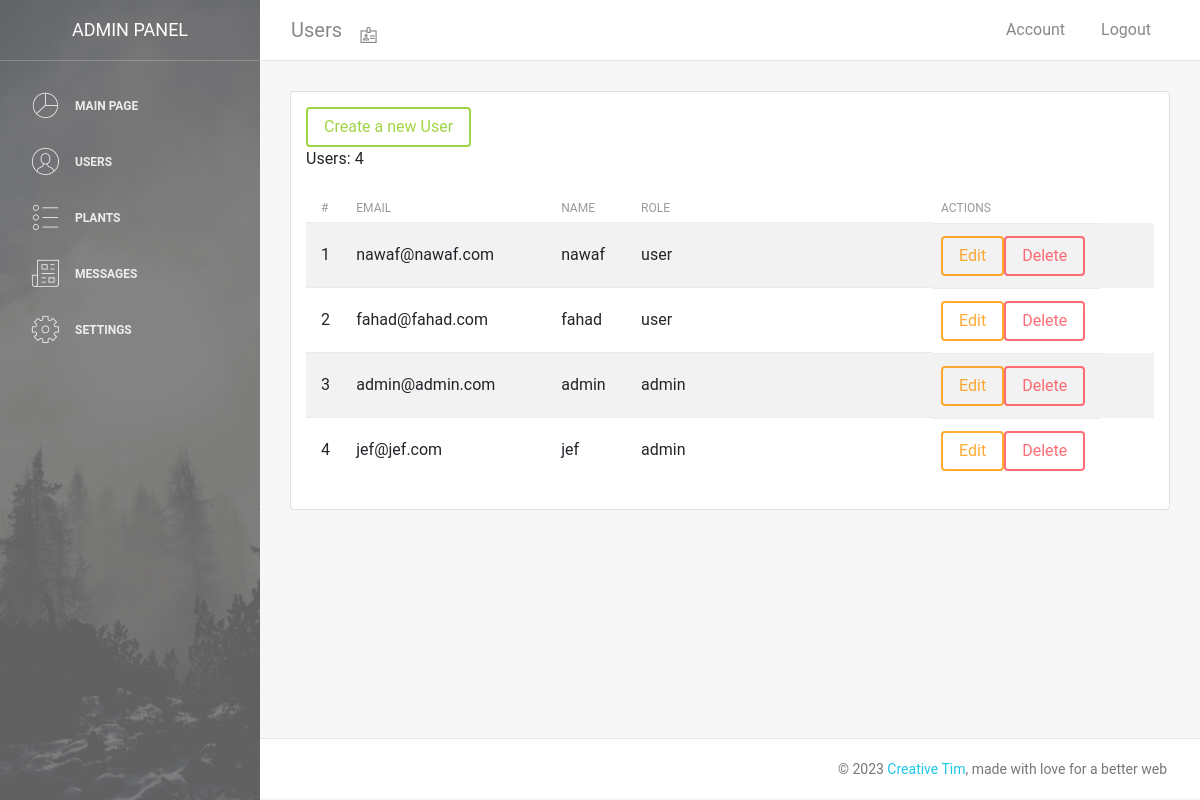
The page /admin/users/index.php (signed in) on the database its author committed.
### tables this page shows
CREATE TABLE `users` (
  `id` int(11) UNSIGNED NOT NULL,
  `email` varchar(255) NOT NULL,
  `name` varchar(255) NOT NULL,
  `password` varchar(255) NOT NULL,
  `role` enum('admin','user') NOT NULL DEFAULT 'user',
  `created_at` datetime NOT NULL DEFAULT current_timestamp()
);

### config/app.php (called while the page is built)
<?php
include 'database.php';
$settings = $mysqli->query("select * from settings where id=1")->fetch_assoc();
if(count($settings)){
  $app_name = $settings['app_name'];
  $admin_email = $settings['admin_email'];
}else {
  $app_name = "Plantify ";
  $admin_email ="nawaf@admin.com";
}
$config=[
  'app_name'=>  $app_name ,
  'lang'=>'en',
  'dir'=>'ltr',
  'app_url'=>'http://127.0.0.1/Plantify/',
  'admin_email' =>  $admin_email ,
  'admin_assets' => 'http://127.0.0.1/Plantify/admin/template/assets/'
];

### admin/users/index.php (the view, shortened to what this page needs)
<?php
$title = "Users";
$icon = "nc-badge";
include __DIR__.'/../template/header.php';
$users = $mysqli -> query("select * from users order by id")-> fetch_all(MYSQLI_ASSOC);
?>
<div class="card">
  <div class="card-body">
    <div class="content">
      <a href="create.php" class="btn btn-success">Create a new User</a>
      <p>Users: <?php echo count($users); ?></p>
      <div class="table-responsive">
        <table class="table table-striped">
          <thead>
            <tr>
              <th width="0">#</th>
              <th>Email</th>
              <th>Name</th>
              <th width="300">Role</th>
              <th>Actions</th>
            </tr>
          </thead>
          <tbody>
            <?php foreach ($users as $user): ?>
              <tr>
                  <td><?php echo $user["id"]; ?></td>
                  <td><?php echo $user["email"]; ?></td>
                  <td><?php echo $user["name"]; ?></td>
                  <td><?php echo $user["role"]; ?></td>
                  <td>
                    <a href="edit.php?id=<?php echo $user["id"]; ?>" class="btn btn-warning">Edit</a>
                    <form action="" method="post" style="display: inline">
                      <button onclick="confirm('Are you sure?')" class="btn btn-danger" type="submit" name="button">Delete</button>
                    </form>
                  </td>
              </tr>
            <?php endforeach; ?>
          </tbody>
        </table>
      </div>
    </div>
  </div>
</div>
<?php
include  __DIR__.'/../template/footer.php'; ?>

### admin/template/header.php (shortened to what this page needs)
<?php
require_once __DIR__.'/../../config/app.php';
require_once __DIR__.'/../../config/database.php';
 ?>
<!DOCTYPE html>
<html lang="en">
<head>
    <link rel="stylesheet" href="https://maxcdn.bootstrapcdn.com/font-awesome/latest/css/font-awesome.min.css" />
    <link href="<?php echo $config['admin_assets'] ?>css/bootstrap.min.css" rel="stylesheet" />
    <link href="<?php echo $config['admin_assets'] ?>css/light-bootstrap-dashboard.css?v=2.0.0 " rel="stylesheet" />
    <link href="<?php echo $config['admin_assets'] ?>css/demo.css" rel="stylesheet" />
</head>
<body>
    <div class="wrapper">
        <div class="sidebar" data-color="black" data-image="<?php echo $config['admin_assets'] ?>img/sidebar-5.jpg">
          <?php include 'sidebar.php'; ?>
        </div>
        <div class="main-panel">
            <nav class="navbar navbar-expand-lg " color-on-scroll="500">
                <div class="container-fluid">
                    <a class="navbar-brand" href="#pablo"> <?php echo $title; ?> </a>
                    <div class="collapse navbar-collapse justify-content-end" id="navigation">
                        <ul class="nav navbar-nav mr-auto">
                            <li class="nav-item">
                                <a href="#" class="nav-link" data-toggle="dropdown">
                                    <i class="nc-icon <?php echo $icon; ?>"></i>
                                </a>
                            </li>
                        </ul>
                        <ul class="navbar-nav ml-auto">
                            <li class="nav-item">
                                <a class="nav-link" href="">
                                    <span class="no-icon">Account</span>
                                </a>
                            </li>
                            <li class="nav-item">
                              <a class="nav-link" href="<?php echo $config['app_url']."logout.php"?>">Logout</a>
                            </li>
                        </ul>
                    </div>
                </div>
            </nav>
            <div class="content">
                <div class="container-fluid">

### admin/template/sidebar.php
<div class="sidebar-wrapper">
    <div class="logo">
        <a href="<?php echo $config['app_url']."admin" ?>" class="simple-text">
            Admin Panel
        </a>
    </div>
    <ul class="nav">
        <li class="nav-item">
            <a class="nav-link" href="<?php echo $config['app_url'] ?>">
                <i class="nc-icon nc-chart-pie-35"></i>
                <p>Main Page</p>
            </a>
        </li>
        <li>
            <a class="nav-link" href="<?php echo $config['app_url'] ?>admin/users">
                <i class="nc-icon nc-circle-09"></i>
                <p>Users</p>
            </a>
        </li>
        <li>
            <a class="nav-link" href="<?php echo $config['app_url'] ?>admin/plants">
                <i class="nc-icon nc-bullet-list-67"></i>
                <p>Plants</p>
            </a>
        </li>
        <li>
            <a class="nav-link" href="<?php echo $config['app_url'] ?>admin/messages.php">
                <i class="nc-icon nc-paper-2"></i>
                <p>Messages</p>
            </a>
        </li>
        <li>
            <a class="nav-link" href="<?php echo $config['app_url'] ?>admin/settings">
                <i class="nc-icon nc-settings-gear-64"></i>
                <p>Settings</p>
            </a>
        </li>
    </ul>
</div>

### admin/template/footer.php (shortened to what this page needs)
  </div>
</div>
<footer class="footer">
<div class="container-fluid">
    <nav>
        <p class="copyright text-center">
            ©
            <a href="http://www.creative-tim.com">Creative Tim</a>, made with love for a better web
        </p>
    </nav>
</div>
</footer>
</div>
</div>
</body>
</html>

### rows shown on the page
users: id "1", email "nawaf@nawaf.com", name "nawaf", role "user"
users: id "2", email "fahad@fahad.com", name "fahad", role "user"
users: id "3", email "admin@admin.com", name "admin", role "admin"
users: id "4", email "jef@jef.com", name "jef", role "admin"

### other values the page prints
$title "Users"
count($users) "4"
